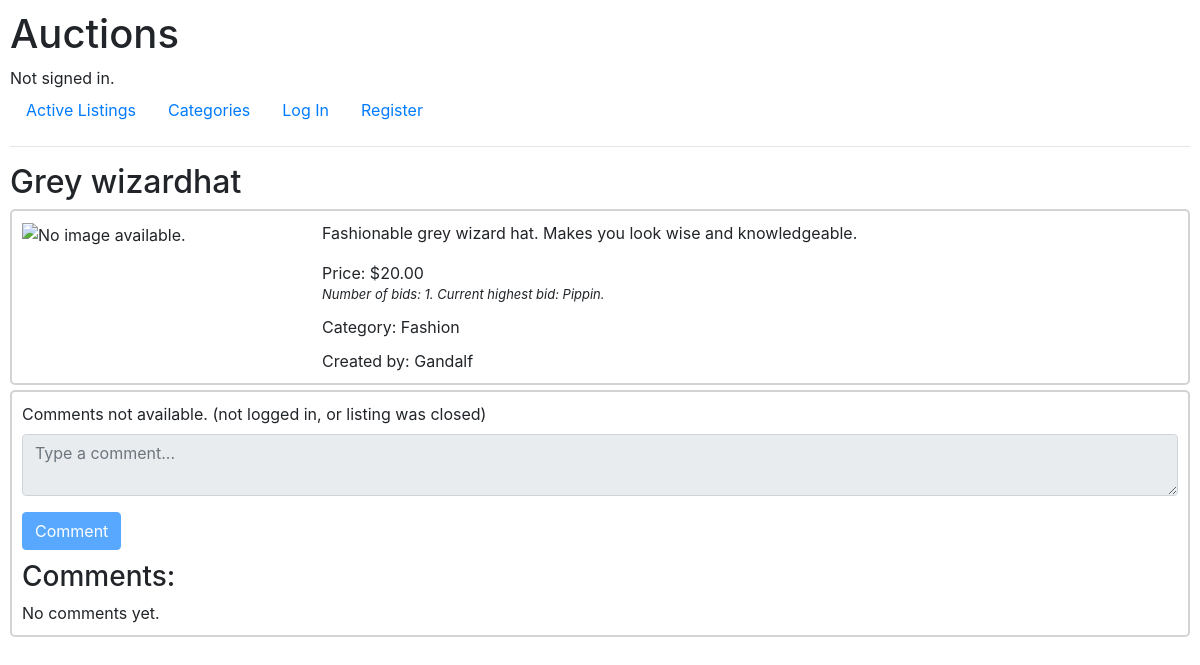
Screenshot of /listings/3 with the database file from the repository.
### auctions/models.py (models this page shows, shortened)
class Listing(models.Model):
    user = models.ForeignKey(User, on_delete=models.CASCADE, related_name="listings")
    title = models.CharField(max_length=64)
    description = models.TextField()
    start_bid = models.DecimalField(decimal_places=2, max_digits=6)
    img = models.URLField(max_length=200, null=True, blank=True)
    category = models.ForeignKey(Category, on_delete=models.SET("None"), related_name="listings")
    watchlisted = models.ManyToManyField(User, blank=True, related_name="watchlist")
    active = models.BooleanField(default=True)

class Bid(models.Model):
    price = models.DecimalField(decimal_places=2, max_digits=6)
    listing = models.ForeignKey(Listing, on_delete=models.CASCADE, related_name="bids")
    user = models.ForeignKey(User, on_delete=models.CASCADE, related_name="bids")
    def __str__(self):
        return f"{self.price}"

class User(AbstractUser):
    pass

class Category(models.Model):
    name = models.CharField(max_length=32, default="Other")
    def __str__(self):
        return f"{self.name}"

### auctions/views.py (the view)
# urls.py: path("listings/<int:list_id>", views.listings, name="listing"),
def listings(request, list_id):
    listing = Listing.objects.get(pk = list_id)
    price = listing.start_bid
    num_bids = listing.bids.count()
    if listing.bids.all():
        price = listing.bids.order_by('-price').first()
    if request.method == "POST":
        name = request.POST["name"]
        user = request.user
        if name == "comment-form":
            body = request.POST["comment"]
            now = datetime.now()
            posted_datetime = now.strftime("%d/%m/%Y, %H:%M")
            comment = Comment(body = body, datetime = posted_datetime, listing = listing, user = user)
            comment.save()
        elif name == "bid-form":
            bid = request.POST["bid"]
            bid_value = float(bid)
            invalid_bid = False
            if num_bids > 0:
                price_value = float(price.price)
                invalid_bid = bid_value == price_value
            else:
                invalid_bid = bid_value < price
            if invalid_bid:
                return render(request, "auctions/listing.html", {
                    "listing": listing, "price": price, "num_bids": num_bids, "message": "Bid must be equal or higher than starting bid, and higher than highest current bid."
                    })
            else:
                new_bid = Bid(price = bid, listing = listing, user = user)
                new_bid.save()
        elif name == "remove-form":
            listing.watchlisted.remove(user)
        elif name == "add-form":
            listing.watchlisted.add(user)
        elif name == "close-listing":
            listing.active=False
            listing.save()
        return HttpResponseRedirect(reverse('listing', kwargs={
            'list_id': listing.id
            }))
    else:
        return render(request, "auctions/listing.html", {
            "listing": listing, "price": price, "num_bids": num_bids
            })

### auctions/templates/auctions/listing.html (shortened to what this page needs)
{% extends "auctions/layout.html" %}
{% block body %}
	<h2> {{ listing.title }} </h2>
	<div class="listings">
		<div>
			{% if listing.img %}
				<img class="img" src="{{ listing.img }}" alt="{{listing.title}}">
			{% else %}
				<img class="img" src="https://thumbs.dreamstime.com/b/no-image-available-icon-flat-vector-no-image-available-icon-flat-vector-illustration-132482953.jpg" alt="No image available.">
			{% endif %}
		</div>
		<div>
			<p> {{ listing.description }} </p>
			<div class="listing_detail">
				Price: ${{ price }}
			</div>
			<div class="subscript">
				Number of bids: {{num_bids}}.
				{% if num_bids > 0 %}
					Current highest bid: {{price.user}}.
				{% endif %}
			</div>
			<div class="listing_detail">
				Category: {{ listing.category }}
			</div>
			<div class="listing_detail">
				Created by: {{ listing.user }}
			</div>
		</div>
	</div>
	<div class="comment-section">
		<div>
			<form action="{% url 'listing' listing.id %}" method="post">
				{% if user.is_authenticated and listing.active%}
					<div class="form-group">
						<label for="comment">Post a comment as {{user}}:</label>
						<textarea class="form-control" name="comment" placeholder="Type a comment..." required></textarea>
					</div>
					<input type="hidden" name="name" value="comment-form">
					<input class="btn btn-primary" type="submit" value="Comment">
				{% else %}
					<div class="form-group">
						<label for="comment">Comments not available. (not logged in, or listing was closed)</label>
						<textarea class="form-control" name="comment" placeholder="Type a comment..." required disabled></textarea>
					</div>
					<input class="btn btn-primary" type="submit" value="Comment" disabled>
				{% endif %}
			</form>
		</div>
		<div>
			<h3>Comments:</h3>
			<ul class="comments">
				{% if listing.comments.all %}
					{% for comment in listing.comments.all %}
						<li>
							<div class="comment-user">{{comment.user}}</div>
							<p class="comment-body">{{comment.body}}</p>
							<div class="comment-date">{{comment.datetime}}</div>
						</li>
					{% endfor %}
				{% else %}
					<li>
						No comments yet.
					</li>
				{% endif %}
			</ul>
		</div>
	</div>
{% endblock %}

### auctions/static/auctions/styles.css (style rules this page uses)
body { padding: 10px; }
.img { width: 250px; height: auto; }
.listings { display: grid; grid-template-columns: 300px auto; padding: 10px; margin-top: 5px; border: 2px solid lightgrey; border-radius: 5px; }
.listing_detail { margin-top: 10px; }
.subscript { font-style: italic; font-size: 13px; margin: 0px; }
.comment-section { display: grid; grid-template-columns: auto; grid-row-gap: 10px; padding: 10px; margin-top: 5px; border: 2px solid lightgrey; border-radius: 5px; }
.comments { list-style-type: none; padding: 0px; margin: 0px; }

### rows the page displays
Listing: title "Grey wizardhat", description "Fashionable grey wizard hat. Makes you look wise and knowledgeable.", category "Fashion", user "Gandalf"
Bid: price "20.00", user "Pippin"

### other values shown
{{ num_bids }} "1"
